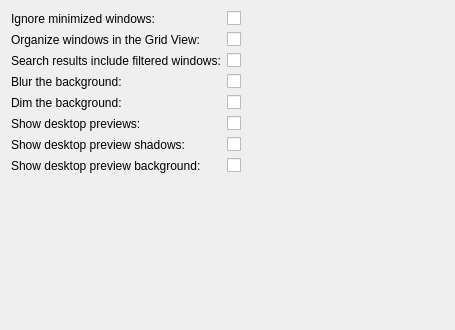
<?xml version="1.0" encoding="UTF-8"?>
<!--
    SPDX-FileCopyrightText: 2021 Vlad Zahorodnii <vlad.zahorodnii@kde.org>

    SPDX-License-Identifier: LGPL-2.1-only OR LGPL-3.0-only OR LicenseRef-KDE-Accepted-LGPL
-->
<ui version="4.0">
 <class>OverviewEffectConfig</class>
 <widget class="QWidget" name="OverviewEffectConfig">
  <property name="geometry">
   <rect>
    <x>0</x>
    <y>0</y>
    <width>455</width>
    <height>330</height>
   </rect>
  </property>
  <layout class="QFormLayout" name="formLayout">
   <item row="0" column="0">
    <widget class="QLabel" name="label_IgnoreMinimized">
     <property name="text">
      <string>Ignore minimized windows:</string>
     </property>
    </widget>
   </item>
   <item row="0" column="1">
    <widget class="QCheckBox" name="kcfg_IgnoreMinimized">
     <property name="text">
      <string/>
     </property>
    </widget>
   </item>
   <item row="1" column="0">
    <widget class="QLabel" name="label_OrganizedGrid">
     <property name="text">
      <string>Organize windows in the Grid View:</string>
     </property>
    </widget>
   </item>
   <item row="1" column="1">
    <widget class="QCheckBox" name="kcfg_OrganizedGrid">
     <property name="text">
      <string/>
     </property>
    </widget>
   </item>
   <item row="2" column="0">
    <widget class="QLabel" name="label_FilterWindows">
     <property name="text">
      <string>Search results include filtered windows:</string>
     </property>
    </widget>
   </item>
   <item row="2" column="1">
    <widget class="QCheckBox" name="kcfg_FilterWindows">
     <property name="text">
      <string/>
     </property>
    </widget>
   </item>
   <item row="3" column="0">
    <widget class="QLabel" name="label_BlurBackground">
     <property name="text">
      <string>Blur the background:</string>
     </property>
    </widget>
   </item>
   <item row="3" column="1">
    <widget class="QCheckBox" name="kcfg_BlurBackground">
     <property name="text">
      <string/>
     </property>
    </widget>
   </item>
   <item row="4" column="0">
    <widget class="QLabel" name="label_DimBackground">
     <property name="text">
      <string>Dim the background:</string>
     </property>
    </widget>
   </item>
   <item row="4" column="1">
    <widget class="QCheckBox" name="kcfg_DimBackground">
     <property name="text">
      <string/>
     </property>
    </widget>
   </item>
   <item row="5" column="0">
    <widget class="QLabel" name="label_ShowDesktopBarPreviews">
     <property name="text">
      <string>Show desktop previews:</string>
     </property>
    </widget>
   </item>
   <item row="5" column="1">
    <widget class="QCheckBox" name="kcfg_ShowDesktopBarPreviews">
     <property name="text">
      <string/>
     </property>
    </widget>
   </item>
   <item row="6" column="0">
    <widget class="QLabel" name="label_ShowDesktopBarShadow">
     <property name="text">
      <string>Show desktop preview shadows:</string>
     </property>
    </widget>
   </item>
   <item row="6" column="1">
    <widget class="QCheckBox" name="kcfg_ShowDesktopBarShadow">
     <property name="text">
      <string/>
     </property>
    </widget>
   </item>
      <item row="7" column="0">
    <widget class="QLabel" name="label_ShowDesktopPreviewBackground">
     <property name="text">
      <string>Show desktop preview background:</string>
     </property>
    </widget>
   </item>
   <item row="7" column="1">
    <widget class="QCheckBox" name="kcfg_ShowDesktopPreviewBackground">
     <property name="text">
      <string/>
     </property>
    </widget>
   </item>
<item row="8" column="0" colspan="2">
    <widget class="KShortcutsEditor" name="shortcutsEditor">
     <property name="sizePolicy">
      <sizepolicy hsizetype="Preferred" vsizetype="Preferred">
       <horstretch>0</horstretch>
       <verstretch>0</verstretch>
      </sizepolicy>
     </property>
     <property name="actionTypes">
       <enum>KShortcutsEditor::GlobalAction</enum>
     </property>
    </widget>
   </item>
  </layout>
 </widget>
 <customwidgets>
  <customwidget>
   <class>KShortcutsEditor</class>
   <extends>QWidget</extends>
   <header>kshortcutseditor.h</header>
   <container>1</container>
  </customwidget>
 </customwidgets>
 <resources/>
 <connections/>
</ui>
